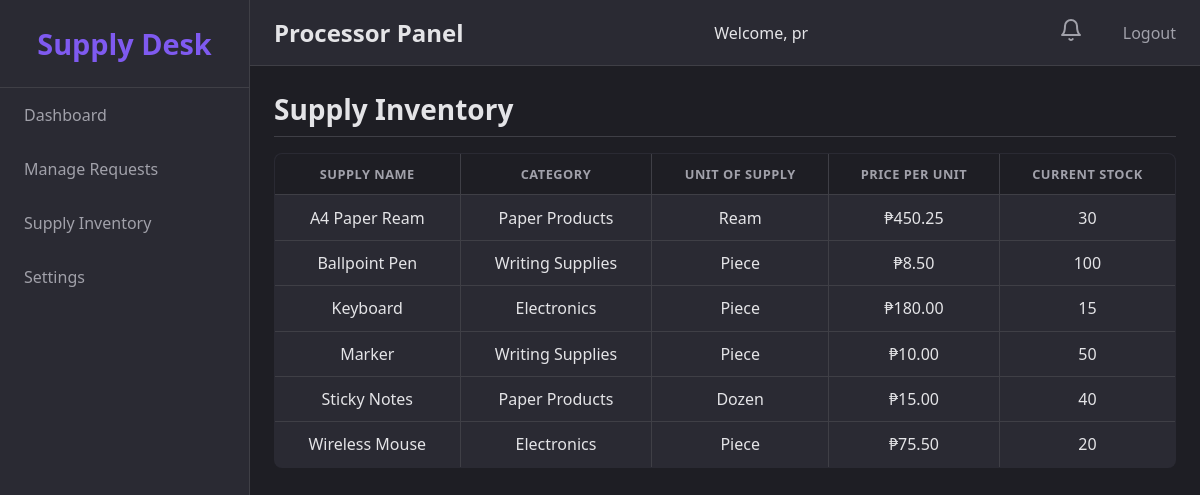
Screenshot of /processor/index.php?page=supply-inventory (signed in) with the database file from the repository.
### tables this page shows
CREATE TABLE supplies (
    id INT AUTO_INCREMENT PRIMARY KEY,
    supply_categories_id INT NOT NULL,
    name VARCHAR(50) UNIQUE NOT NULL,
    unit_of_supply VARCHAR(30) NOT NULL,
    price_per_unit DECIMAL(8, 2) NOT NULL CHECK (price_per_unit > 0.0),
    stock_quantity INT NOT NULL CHECK (stock_quantity >= 0),

    CONSTRAINT fk_supplies_supply_categories
        FOREIGN KEY (supply_categories_id) REFERENCES supply_categories(id)
        ON UPDATE CASCADE
        ON DELETE RESTRICT
);

CREATE TABLE supply_categories (
    id INT AUTO_INCREMENT PRIMARY KEY,
    name VARCHAR(100) NOT NULL UNIQUE
);

### processor/index.php (called while the page is built, shortened)
<?php
require_once "partials/header.php";
$page = $_GET["page"] ?? "dashboard";
$pageToShow = "pages/" . $page . ".php";
require_once $pageToShow;
require_once "partials/footer.php";
?>

### classes/supplies.php (called while the page is built, shortened)
<?php
class Supplies
{
    private $pdo;
    public function __construct(PDO $pdo)
    {
        $this->pdo = $pdo;
    }
    public function viewAllSupply($search = "")
    {
        $sql = "SELECT * FROM supplies WHERE name LIKE CONCAT('%', :search, '%')
                ORDER BY name ASC";
        $query = $this->pdo->prepare($sql);
        $query->bindParam(":search", $search);
        $query->execute();
        return $query->fetchAll();
    }
}

### classes/supply_categories.php (called while the page is built, shortened)
<?php
class SupplyCategories
{
    private $pdo;
    public function __construct(PDO $pdo)
    {
        $this->pdo = $pdo;
    }
    public function getSupplyCategoryById($categoryId)
    {
        $sql = "SELECT * FROM supply_categories WHERE id = :id";
        $query = $this->pdo->prepare($sql);
        $query->bindParam(":id", $categoryId);
        $query->execute();
        return $query->fetch();
    }
}

### processor/pages/supply-inventory.php (the view, shortened to what this page needs)
<?php
require_once __DIR__ . "/../../classes/supplies.php";
require_once __DIR__ . "/../../classes/supply_categories.php";
$pdoConnection = (new Database())->connect();
$suppliesObj = new Supplies($pdoConnection);
$categoryObj = new SupplyCategories($pdoConnection);
$allSupplies = $suppliesObj->viewAllSupply();
$lowStockThreshold = 5;
?>
<h2>Supply Inventory</h2>
<table border="1">
    <thead>
        <tr>
            <th>Supply Name</th>
            <th>Category</th>
            <th>Unit Of Supply</th>
            <th>Price per Unit</th>
            <th>Current Stock</th>
        </tr>
    </thead>
    <tbody>
        <?php foreach ($allSupplies as $supply): ?>
            <?php
                $category = $categoryObj->getSupplyCategoryById($supply["supply_categories_id"]);
                $categoryName = $category ? $category["name"] : "N/A";
                $stockClass = ($supply["stock_quantity"] <= $lowStockThreshold) ? "low-stock" : "";
            ?>
            <tr>
                <td><?= htmlspecialchars($supply["name"]) ?></td>
                <td><?= htmlspecialchars($categoryName) ?></td>
                <td><?= htmlspecialchars($supply["unit_of_supply"]) ?></td>
                <td><?= htmlspecialchars("₱" . number_format($supply["price_per_unit"], 2)) ?></td>
                <td class="<?= $stockClass ?>"><?= htmlspecialchars($supply["stock_quantity"]) ?></td>
            </tr>
        <?php endforeach; ?>
    </tbody>
</table>

### assets/universal-style.css (style rules this page uses)
* { box-sizing: border-box; margin: 0; padding: 0; font-family: system-ui, -apple-system, BlinkMacSystemFont, 'Segoe UI', Roboto, Oxygen, Ubuntu, Cantarell, 'Open Sans', 'Helvetica Neue', sans-serif; }
:root { --color-background: #1e1e24; --color-surface: #2a2a33; --color-primary: #7f5af0; --color-primary-hover: #9374f1; --color-primary-background: rgba(127, 90, 240, 0.1); --color-correct: #26ac74; --color-correct-hover: #2cb67d; --color-correct-background: rgba(44, 182, 125, 0.1); --color-error: #e45252; --color-error-hover: #ff6b6b; --color-error-background: rgba(255, 107, 107, 0.1); --color-inprogress: #d39237; --color-inprogress-hover: #e3a851; --color-inprogress-background: rgba(227, 168, 81, 0.1); --color-text-primary: #e4e4e7; --color-text-secondary: #a1a1aa; --color-border: #3f3f46; --color-shadow: rgba(0, 0, 0, 0.25); --color-primary-glow: rgba(127, 90, 240, 0.25); }
html { scroll-behavior: smooth; }
body { min-height: 100vh; background-color: var(--color-background); color: var(--color-text-primary); }
.panel-body { display: flex; background-color: var(--color-background); color: var(--color-text-primary); height: 100vh; overflow: hidden; }
.content-area h2 { font-size: 1.75rem; color: var(--color-text-primary); margin-bottom: 1rem; margin-top: 2rem; padding-bottom: 0.5rem; border-bottom: 1px solid var(--color-border); }
.content-area h2:first-of-type { margin-top: 0; }
table { width: 100%; border-collapse: collapse; background-color: var(--color-surface); border-radius: 8px; overflow: hidden; border: 1px solid var(--color-border); }
thead { background-color: var(--color-background); }
th { padding: 0.7rem; text-align: center; font-weight: 600; color: var(--color-text-secondary); text-transform: uppercase; font-size: 0.8rem; letter-spacing: 0.5px; }
td { padding: 0.7rem; border-top: 1px solid var(--color-border); color: var(--color-text-primary); text-align: center; }

### rows the page displays
supplies: name "A4 Paper Ream", supply_categories.name "Paper Products", unit_of_supply "Ream", price_per_unit "₱450.25", stock_quantity "30"
supplies: name "Ballpoint Pen", supply_categories.name "Writing Supplies", unit_of_supply "Piece", price_per_unit "₱8.50", stock_quantity "100"
supplies: name "Keyboard", supply_categories.name "Electronics", unit_of_supply "Piece", price_per_unit "₱180.00", stock_quantity "15"
supplies: name "Marker", supply_categories.name "Writing Supplies", unit_of_supply "Piece", price_per_unit "₱10.00", stock_quantity "50"
supplies: name "Sticky Notes", supply_categories.name "Paper Products", unit_of_supply "Dozen", price_per_unit "₱15.00", stock_quantity "40"
supplies: name "Wireless Mouse", supply_categories.name "Electronics", unit_of_supply "Piece", price_per_unit "₱75.50", stock_quantity "20"

### other values shown
$_SESSION["user_first_name"] "pr"
